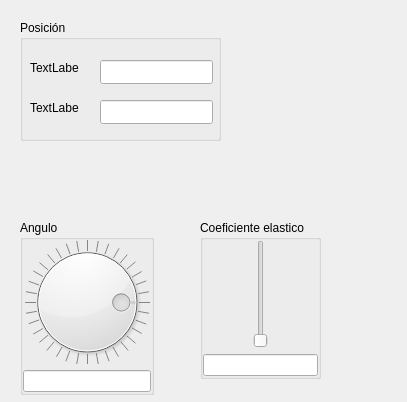
<?xml version="1.0" encoding="UTF-8"?>
<ui version="4.0">
 <class>Debug</class>
 <widget class="QDialog" name="Debug">
  <property name="geometry">
   <rect>
    <x>0</x>
    <y>0</y>
    <width>407</width>
    <height>402</height>
   </rect>
  </property>
  <property name="windowTitle">
   <string>Dialog</string>
  </property>
  <widget class="QGroupBox" name="groupBox">
   <property name="geometry">
    <rect>
     <x>20</x>
     <y>220</y>
     <width>134</width>
     <height>175</height>
    </rect>
   </property>
   <property name="title">
    <string>Angulo</string>
   </property>
   <layout class="QGridLayout" name="gridLayout">
    <property name="leftMargin">
     <number>0</number>
    </property>
    <property name="topMargin">
     <number>0</number>
    </property>
    <property name="rightMargin">
     <number>0</number>
    </property>
    <property name="bottomMargin">
     <number>0</number>
    </property>
    <item row="0" column="0">
     <layout class="QVBoxLayout" name="verticalLayout">
      <item>
       <widget class="QDial" name="dial">
        <property name="minimum">
         <number>0</number>
        </property>
        <property name="maximum">
         <number>359</number>
        </property>
        <property name="pageStep">
         <number>10</number>
        </property>
        <property name="sliderPosition">
         <number>270</number>
        </property>
        <property name="tracking">
         <bool>false</bool>
        </property>
        <property name="orientation">
         <enum>Qt::Vertical</enum>
        </property>
        <property name="invertedAppearance">
         <bool>false</bool>
        </property>
        <property name="invertedControls">
         <bool>false</bool>
        </property>
        <property name="wrapping">
         <bool>true</bool>
        </property>
        <property name="notchTarget">
         <double>10.000000000000000</double>
        </property>
        <property name="notchesVisible">
         <bool>true</bool>
        </property>
       </widget>
      </item>
      <item>
       <widget class="QLineEdit" name="lineEdit"/>
      </item>
     </layout>
    </item>
   </layout>
  </widget>
  <widget class="QGroupBox" name="groupBox_2">
   <property name="geometry">
    <rect>
     <x>200</x>
     <y>220</y>
     <width>121</width>
     <height>159</height>
    </rect>
   </property>
   <property name="title">
    <string>Coeficiente elastico</string>
   </property>
   <layout class="QGridLayout" name="gridLayout_2">
    <property name="leftMargin">
     <number>0</number>
    </property>
    <property name="topMargin">
     <number>0</number>
    </property>
    <property name="rightMargin">
     <number>0</number>
    </property>
    <property name="bottomMargin">
     <number>0</number>
    </property>
    <item row="0" column="0">
     <layout class="QVBoxLayout" name="verticalLayout_2">
      <item alignment="Qt::AlignHCenter">
       <widget class="QSlider" name="verticalSlider">
        <property name="orientation">
         <enum>Qt::Vertical</enum>
        </property>
       </widget>
      </item>
      <item>
       <widget class="QLineEdit" name="lineEdit_2"/>
      </item>
     </layout>
    </item>
   </layout>
  </widget>
  <widget class="QGroupBox" name="groupBox_3">
   <property name="geometry">
    <rect>
     <x>20</x>
     <y>20</y>
     <width>201</width>
     <height>121</height>
    </rect>
   </property>
   <property name="title">
    <string>Posición</string>
   </property>
   <widget class="QLabel" name="label">
    <property name="geometry">
     <rect>
      <x>10</x>
      <y>40</y>
      <width>49</width>
      <height>16</height>
     </rect>
    </property>
    <property name="text">
     <string>TextLabel</string>
    </property>
   </widget>
   <widget class="QLineEdit" name="lineEdit_3">
    <property name="geometry">
     <rect>
      <x>80</x>
      <y>40</y>
      <width>113</width>
      <height>24</height>
     </rect>
    </property>
   </widget>
   <widget class="QLineEdit" name="lineEdit_5">
    <property name="geometry">
     <rect>
      <x>80</x>
      <y>80</y>
      <width>113</width>
      <height>24</height>
     </rect>
    </property>
   </widget>
   <widget class="QLabel" name="label_3">
    <property name="geometry">
     <rect>
      <x>10</x>
      <y>80</y>
      <width>49</width>
      <height>16</height>
     </rect>
    </property>
    <property name="text">
     <string>TextLabel</string>
    </property>
   </widget>
  </widget>
 </widget>
 <resources/>
 <connections/>
</ui>
